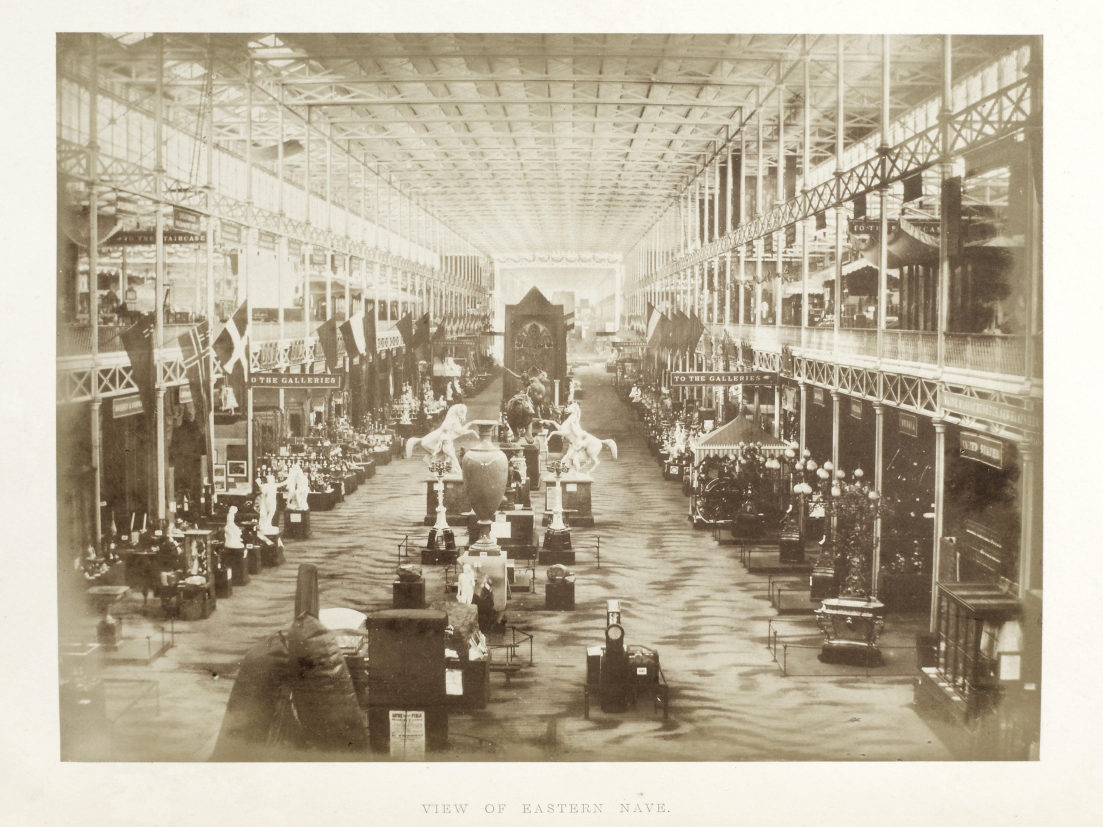
#> input picture models/glass-topped-display-counter/refs/talbot-eastern-nave.jpg, 3307 x 2480 px (shown at 1/3 size)
$ python make_compare.py
#> lines starting #> are read from the running program, lines starting #| are printed output that depends on the picture
"""Compose renders/compare.png: the model's three-quarter render beside
a crop of Talbot's View of Eastern Nave showing the counter runs along
the left (south) side of the nave, matched height, labelled."""
from PIL import Image, ImageDraw
import os

BASE = os.path.normpath(os.path.join(os.path.dirname(os.path.abspath(__file__)), ".."))

ref = Image.open(os.path.join(BASE, "refs", "talbot-eastern-nave.jpg")).convert("RGB")
#> ref is the input picture: PIL image 3307x2480 RGB; mean R, G, B 184.3, 174.7, 154.3
w, h = ref.size
#> w = 3307; h = 2480
# left-side counter runs with goods on top, mid-distance
photo = ref.crop((int(w * 0.05), int(h * 0.48), int(w * 0.36), int(h * 0.78)))
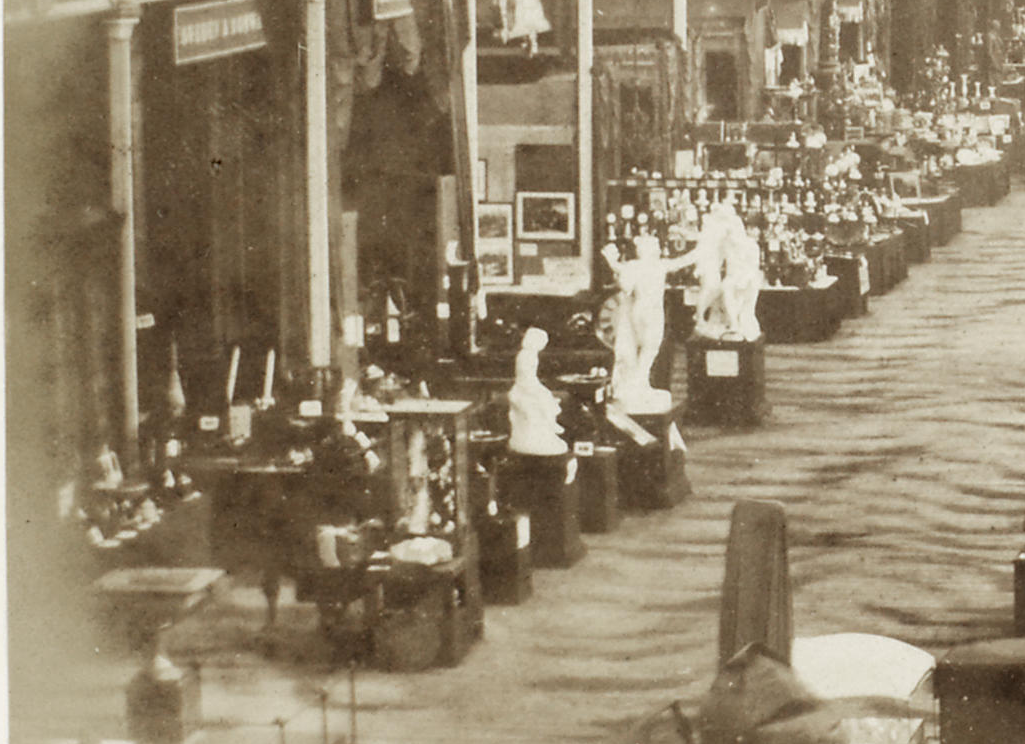
#> photo: PIL image 1025x744 RGB; mean R, G, B 145.6, 131.1, 106.7
render = Image.open(os.path.join(BASE, "renders", "three-quarter.png")).convert("RGB")
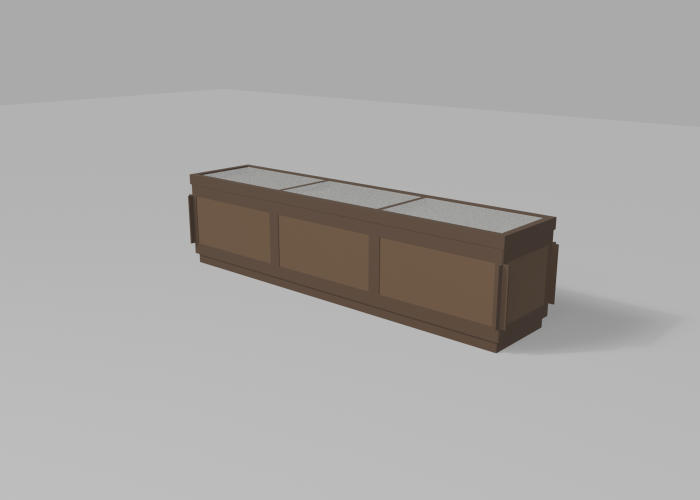
#> input picture models/glass-topped-display-counter/renders/three-quarter.png, 1400 x 1000 px (shown at 1/2 size)

H = 700
photo = photo.resize((int(photo.width * H / photo.height), H), Image.LANCZOS)
#> photo: PIL image 964x700 RGB
render = render.resize((int(render.width * H / render.height), H), Image.LANCZOS)
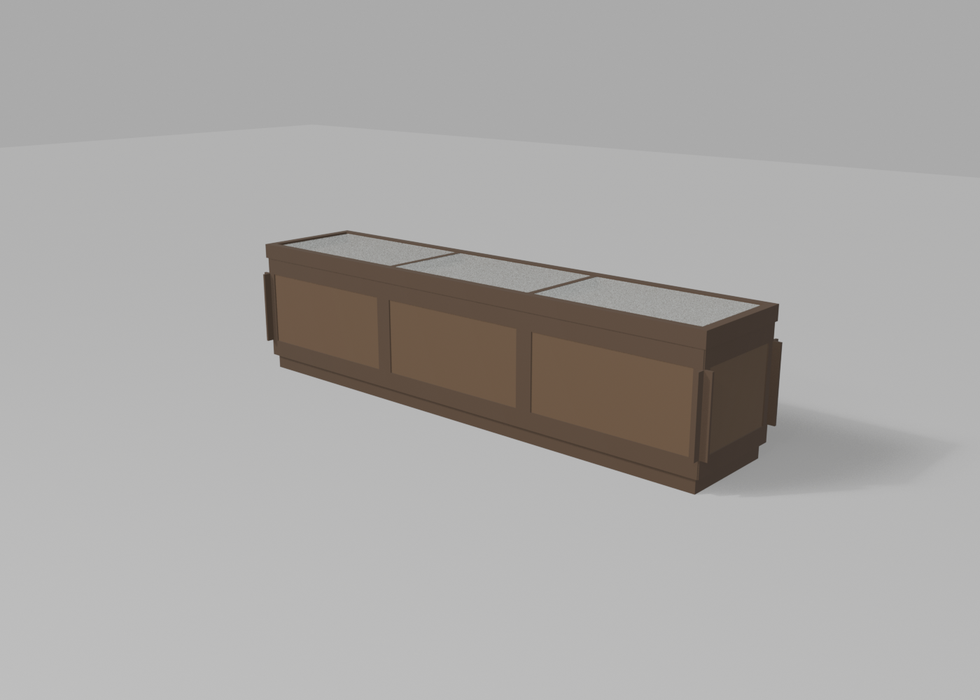
#> render: PIL image 980x700 RGB; mean R, G, B 169.3, 167.3, 165.6

pad, label_h = 16, 44
out = Image.new("RGB", (photo.width + render.width + pad * 3,
                        H + label_h + pad), (24, 24, 24))
#> out: PIL image 1992x760 RGB; every value is 24
out.paste(photo, (pad, pad))
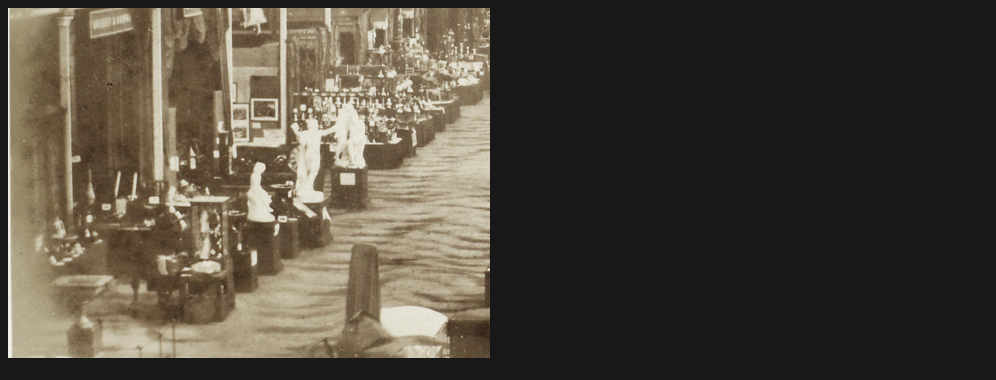
#> out: PIL image 1992x760 RGB (shown at 1/2 size); mean R, G, B 78.2, 71.8, 60.8
out.paste(render, (pad * 2 + photo.width, pad))
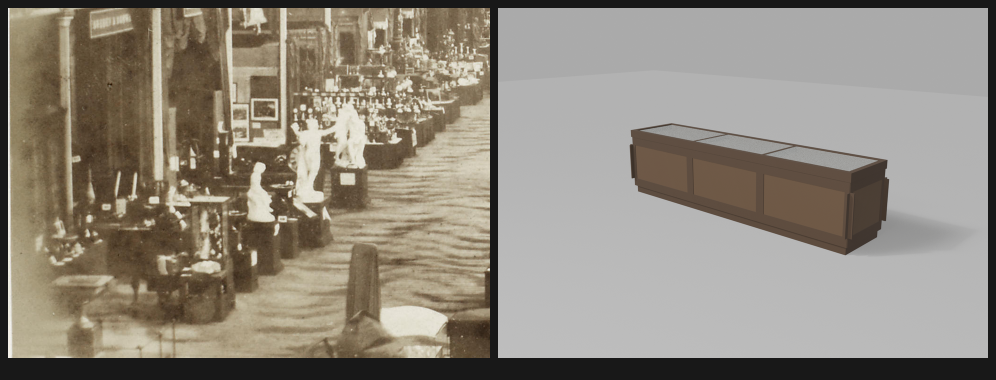
#> out: PIL image 1992x760 RGB (shown at 1/2 size); mean R, G, B 144, 136.7, 125
d = ImageDraw.Draw(out)
d.text((pad + 6, H + pad + 10),
       "REFERENCE: Talbot, View of Eastern Nave (1851) - counter runs, left side (PD)",
       fill=(230, 230, 230))
d.text((pad * 2 + photo.width + 6, H + pad + 10),
       "MODEL: one 12 ft run unit, three-quarter render",
       fill=(230, 230, 230))
out.save(os.path.join(BASE, "renders", "compare.png"))
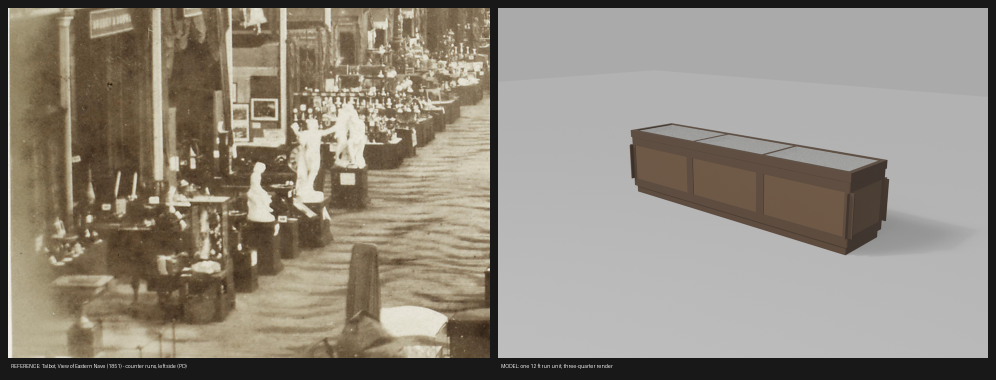
#> saved as compare.png: PIL image 1992x760 RGB (shown at 1/2 size); mean R, G, B 144.2, 136.8, 125.2
print("compare.png written", out.size)
#| compare.png written (1992, 760)
